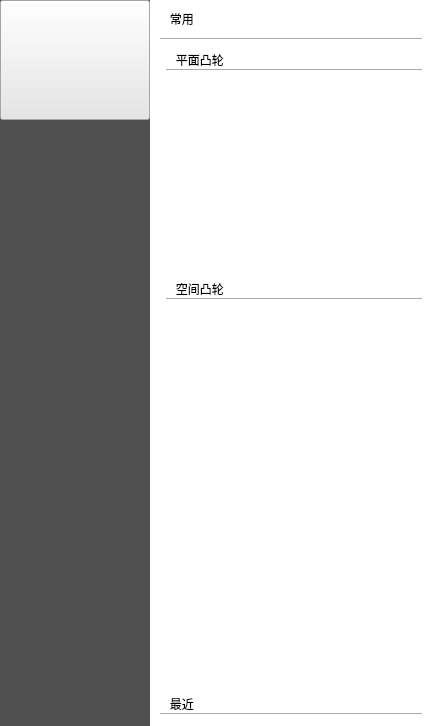
      <widget class="QWidget" name="filePage">
       <property name="styleSheet">
        <string notr="true">font: 75 15pt &quot;微软雅黑&quot;;
background-color: rgb(255, 255, 255);</string>
       </property>
       <layout class="QGridLayout" name="gridLayout_9">
        <property name="leftMargin">
         <number>0</number>
        </property>
        <property name="topMargin">
         <number>0</number>
        </property>
        <property name="rightMargin">
         <number>0</number>
        </property>
        <property name="bottomMargin">
         <number>0</number>
        </property>
        <property name="spacing">
         <number>0</number>
        </property>
        <item row="0" column="0">
         <widget class="QWidget" name="widget" native="true">
          <property name="styleSheet">
           <string notr="true">background-color: rgb(80, 80, 80);</string>
          </property>
          <layout class="QGridLayout" name="gridLayout_3">
           <property name="leftMargin">
            <number>0</number>
           </property>
           <property name="topMargin">
            <number>0</number>
           </property>
           <property name="rightMargin">
            <number>0</number>
           </property>
           <property name="bottomMargin">
            <number>0</number>
           </property>
           <property name="spacing">
            <number>0</number>
           </property>
           <item row="2" column="0">
            <widget class="QListWidget" name="fileButtonListWidget">
             <property name="sizePolicy">
              <sizepolicy hsizetype="Fixed" vsizetype="Expanding">
               <horstretch>0</horstretch>
               <verstretch>0</verstretch>
              </sizepolicy>
             </property>
             <property name="minimumSize">
              <size>
               <width>150</width>
               <height>0</height>
              </size>
             </property>
             <property name="maximumSize">
              <size>
               <width>150</width>
               <height>16777215</height>
              </size>
             </property>
             <property name="frameShape">
              <enum>QFrame::NoFrame</enum>
             </property>
             <property name="frameShadow">
              <enum>QFrame::Plain</enum>
             </property>
             <property name="lineWidth">
              <number>0</number>
             </property>
             <property name="iconSize">
              <size>
               <width>100</width>
               <height>40</height>
              </size>
             </property>
             <property name="textElideMode">
              <enum>Qt::ElideMiddle</enum>
             </property>
            </widget>
           </item>
           <item row="3" column="0">
            <spacer name="verticalSpacer">
             <property name="orientation">
              <enum>Qt::Vertical</enum>
             </property>
             <property name="sizeHint" stdset="0">
              <size>
               <width>20</width>
               <height>414</height>
              </size>
             </property>
            </spacer>
           </item>
           <item row="1" column="0">
            <widget class="QPushButton" name="returnPushButton">
             <property name="sizePolicy">
              <sizepolicy hsizetype="Fixed" vsizetype="Fixed">
               <horstretch>0</horstretch>
               <verstretch>0</verstretch>
              </sizepolicy>
             </property>
             <property name="minimumSize">
              <size>
               <width>150</width>
               <height>120</height>
              </size>
             </property>
             <property name="maximumSize">
              <size>
               <width>150</width>
               <height>120</height>
              </size>
             </property>
             <property name="mouseTracking">
              <bool>false</bool>
             </property>
             <property name="toolTip">
              <string>返回主界面</string>
             </property>
             <property name="whatsThis">
              <string>Return To MainWindow</string>
             </property>
             <property name="autoFillBackground">
              <bool>false</bool>
             </property>
             <property name="styleSheet">
              <string notr="true">background-color:rgb(230, 230,230);</string>
             </property>
             <property name="text">
              <string/>
             </property>
             <property name="icon">
              <iconset resource="resource.qrc">
               <normaloff>:/cam/resource/HUST.png</normaloff>:/cam/resource/HUST.png</iconset>
             </property>
             <property name="iconSize">
              <size>
               <width>150</width>
               <height>100</height>
              </size>
             </property>
             <property name="flat">
              <bool>false</bool>
             </property>
            </widget>
           </item>
          </layout>
         </widget>
        </item>
        <item row="0" column="1">
         <widget class="QStackedWidget" name="fileStackedWidget">
          <property name="styleSheet">
           <string notr="true">background-color: rgb(255, 255, 255);
</string>
          </property>
          <widget class="QWidget" name="beginFilePage">
           <layout class="QGridLayout" name="gridLayout_2">
            <property name="leftMargin">
             <number>10</number>
            </property>
            <property name="topMargin">
             <number>10</number>
            </property>
            <property name="rightMargin">
             <number>10</number>
            </property>
            <property name="bottomMargin">
             <number>10</number>
            </property>
            <property name="spacing">
             <number>10</number>
            </property>
            <item row="0" column="0">
             <layout class="QVBoxLayout" name="verticalLayout_2">
              <property name="leftMargin">
               <number>0</number>
              </property>
              <item>
               <widget class="QLabel" name="planeCamQcickTiTle_2">
                <property name="text">
                 <string>   常用</string>
                </property>
               </widget>
              </item>
              <item>
               <widget class="Line" name="planeCamQcickLine_2">
                <property name="orientation">
                 <enum>Qt::Horizontal</enum>
                </property>
               </widget>
              </item>
              <item>
               <layout class="QVBoxLayout" name="planeCamQcick">
                <property name="spacing">
                 <number>0</number>
                </property>
                <property name="leftMargin">
                 <number>6</number>
                </property>
                <item>
                 <widget class="QLabel" name="planeCamQcickTiTle">
                  <property name="text">
                   <string>   平面凸轮</string>
                  </property>
                 </widget>
                </item>
                <item>
                 <widget class="Line" name="planeCamQcickLine">
                  <property name="styleSheet">
                   <string notr="true"/>
                  </property>
                  <property name="frameShadow">
                   <enum>QFrame::Sunken</enum>
                  </property>
                  <property name="orientation">
                   <enum>Qt::Horizontal</enum>
                  </property>
                 </widget>
                </item>
                <item>
                 <widget class="QListWidget" name="planeCamListWidget">
                  <property name="frameShape">
                   <enum>QFrame::NoFrame</enum>
                  </property>
                 </widget>
                </item>
               </layout>
              </item>
              <item>
               <layout class="QVBoxLayout" name="spaceCamQcick">
                <property name="spacing">
                 <number>0</number>
                </property>
                <property name="leftMargin">
                 <number>6</number>
                </property>
                <item>
                 <widget class="QLabel" name="spaceCamQcickTiTle">
                  <property name="text">
                   <string>   空间凸轮</string>
                  </property>
                 </widget>
                </item>
                <item>
                 <widget class="Line" name="spaceCamQcickLine">
                  <property name="orientation">
                   <enum>Qt::Horizontal</enum>
                  </property>
                 </widget>
                </item>
                <item>
                 <widget class="QListWidget" name="spaceCamListWidget">
                  <property name="frameShape">
                   <enum>QFrame::NoFrame</enum>
                  </property>
                 </widget>
                </item>
                <item>
                 <widget class="QListWidget" name="filelistWidget">
                  <property name="frameShape">
                   <enum>QFrame::NoFrame</enum>
                  </property>
                 </widget>
                </item>
               </layout>
              </item>
             </layout>
            </item>
            <item row="1" column="0">
             <layout class="QVBoxLayout" name="verticalLayout">
              <property name="spacing">
               <number>0</number>
              </property>
              <item>
               <widget class="QLabel" name="filelistWidgetTiTle">
                <property name="text">
                 <string>   最近</string>
                </property>
               </widget>
              </item>
              <item>
               <widget class="Line" name="line">
                <property name="orientation">
                 <enum>Qt::Horizontal</enum>
                </property>
               </widget>
              </item>
             </layout>
            </item>
           </layout>
          </widget>
          <widget class="QWidget" name="newFilePage"/>
          <widget class="QWidget" name="openFilePage"/>
         </widget>
        </item>
       </layout>
      </widget>
